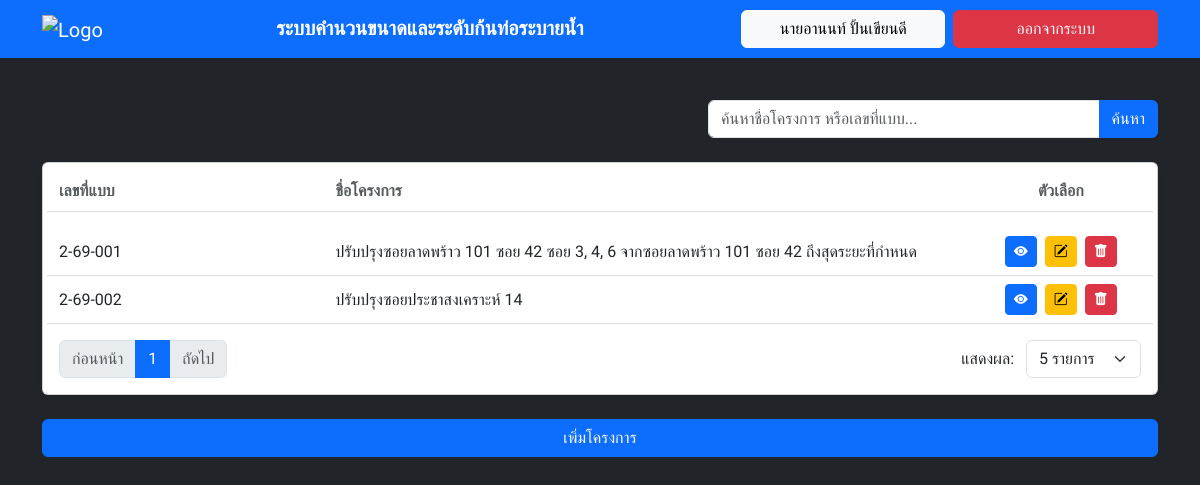
The app's page /index (signed in) with its own data.
### app.py (models this page shows)
class Project(db.Model):
    id = db.Column(db.Integer, primary_key=True)
    project_name = db.Column(db.String(200), nullable=False)
    district = db.Column(db.String(100), nullable=False)
    year = db.Column(db.String(4), nullable=False)
    form_number = db.Column(db.String(50), nullable=False)
    original_level = db.Column(db.Float, nullable=False)
    improved_level = db.Column(db.Float, nullable=False)
    road_width = db.Column(db.Float, nullable=False)
    nearby_canal = db.Column(db.String(100))
    dredging_level = db.Column(db.Float)
    pump_influence = db.Column(db.String(100))
    cal_data = db.Column(db.Text)
    invert_data = db.Column(db.Text)
    map_data = db.Column(db.Text)
    design_data = db.Column(db.Text)
    user_id = db.Column(db.Integer, db.ForeignKey('user.id'), nullable=False)
    user = db.relationship('User', backref=db.backref('projects', lazy=True))

### app.py (the view)
@app.route('/index')
def index():
    if 'user' not in session:
        return redirect(url_for('login'))
    current_user = User.query.filter_by(email=session['user']).first()
    page = request.args.get('page', 1, type=int)
    per_page = request.args.get('per_page', 5, type=int)
    search_query = request.args.get('q', '').strip()
    query = Project.query.filter_by(user_id=current_user.id)
    if search_query:
        query = query.filter(
            (Project.project_name.contains(search_query)) |
            (Project.form_number.contains(search_query))
        )
    pagination = query.order_by(Project.id.desc()).paginate(page=page, per_page=per_page, error_out=False)
    projects = pagination.items
    return render_template('index.html', user=session['user'], projects=projects, pagination=pagination, per_page=per_page, search_query=search_query)

### app.py (called while the page is built)
@app.before_request
def log_request_info():
    print(f"Incoming Request: {request.method} {request.path}", flush=True)

### templates/index.html (shortened to what this page needs)
<!doctype html>
<html lang="th">
<head>
  <link href="https://cdn.jsdelivr.net/npm/bootstrap@5.3.3/dist/css/bootstrap.min.css" rel="stylesheet">
  <link rel="stylesheet" href="https://cdn.jsdelivr.net/npm/bootstrap-icons@1.11.3/font/bootstrap-icons.min.css">
</head>
<body class="bg-dark">
  <nav class="navbar navbar-expand-lg navbar-dark bg-primary fixed-top shadow-sm py-2">
    <div class="container">
      <a class="navbar-brand" href="https://dds.bangkok.go.th">
        <img src="https://dds.bangkok.go.th/images/DDS_Logo_500.png" alt="Logo" style="height: 40px;">
      </a>
      <div class="collapse navbar-collapse" id="navbarContent">
        <div class="row w-100 align-items-center g-3 ms-auto">
          <div class="col-12 col-lg-7 text-center">
            <span class="h5 fw-bold text-white my-3 my-lg-0">
              ระบบคำนวนขนาดและระดับก้นท่อระบายน้ำ
            </span>
          </div>
          <div class="col-12 col-lg-5">
            <div class="row g-2">
              <div class="col-12 col-sm-6">
                <a href="#" class="btn btn-light w-100">{{ session.get('user_name', session['user']) }}</a>
              </div>
              <div class="col-12 col-sm-6">
                <a href="{{ url_for('logout') }}" class="btn btn-danger text-light w-100">ออกจากระบบ</a>
              </div>
            </div>
          </div>
        </div>
      </div>
    </div>
  </nav>
  <main class="container">
    <div class="d-flex justify-content-end mb-4">
      <form action="{{ url_for('index') }}" method="get" class="input-group" style="max-width: 450px;">
        <input type="text" name="q" class="form-control" placeholder="ค้นหาชื่อโครงการ หรือเลขที่แบบ..."
          value="{{ search_query }}">
        <button class="btn btn-primary" type="submit">ค้นหา</button>
      </form>
    </div>
    <div class="card shadow-sm mb-4">
      <div class="card-body">
        <div class="row fw-bold border-bottom pb-2 mb-3 text-muted">
          <div class="col-4 col-md-3">เลขที่แบบ</div>
          <div class="col-8 col-md-7">ชื่อโครงการ</div>
          <div class="col-12 col-md-2 text-md-center mt-2 mt-md-0">ตัวเลือก</div>
        </div>
        {% if projects %}
        {% for project in projects %}
        <div class="row align-items-center py-2 border-bottom">
          <div class="col-4 col-md-3">{{ project.form_number }}</div>
          <div class="col-8 col-md-7">{{ project.project_name }}</div>
          <div class="col-12 col-md-2 text-md-center mt-2 mt-md-0">
            <a href="{{ url_for('report', project_id=project.id, mode='view') }}" class="btn btn-primary btn-sm me-1"
              title="ดูรายละเอียด"><i class="bi bi-eye-fill"></i></a>
            <a href="{{ url_for('edit_project', project_id=project.id) }}" class="btn btn-warning btn-sm me-1"
              title="แก้ไข"><i class="bi bi-pencil-square"></i></a>
            <form action="{{ url_for('delete_project', project_id=project.id) }}" method="POST" class="d-inline"
              onsubmit="return confirm('คุณแน่ใจว่าต้องการลบโครงการนี้?');">
              <button type="submit" class="btn btn-danger btn-sm" title="ลบ"><i class="bi bi-trash-fill"></i></button>
            </form>
          </div>
        </div>
        {% endfor %}
        {% else %}
        <div class="alert alert-info text-center mt-3">
          ยังไม่มีโครงการที่ออกแบบไว้
        </div>
        {% endif %}
        {% if projects %}
        <div class="row mt-3 align-items-center">
          <div class="col-md-6">
            <nav aria-label="Page navigation">
              <ul class="pagination mb-0">
                <li class="page-item {{ 'disabled' if not pagination.has_prev }}">
                  <a class="page-link"
                    href="{{ url_for('index', page=pagination.prev_num, per_page=per_page, q=search_query) if pagination.has_prev else '#' }}">ก่อนหน้า</a>
                </li>
                {% for page_num in pagination.iter_pages() %}
                {% if page_num %}
                <li class="page-item {{ 'active' if page_num == pagination.page }}">
                  <a class="page-link"
                    href="{{ url_for('index', page=page_num, per_page=per_page, q=search_query) }}">{{ page_num
                    }}</a>
                </li>
                {% else %}
                <li class="page-item disabled"><span class="page-link">...</span></li>
                {% endif %}
                {% endfor %}
                <li class="page-item {{ 'disabled' if not pagination.has_next }}">
                  <a class="page-link"
                    href="{{ url_for('index', page=pagination.next_num, per_page=per_page, q=search_query) if pagination.has_next else '#' }}">ถัดไป</a>
                </li>
              </ul>
            </nav>
          </div>
          <div class="col-md-6 text-md-end mt-2 mt-md-0">
            <form action="{{ url_for('index') }}" method="get" class="d-inline-block">
              <label class="me-2">แสดงผล:</label>
              <select name="per_page" class="form-select d-inline-block w-auto" onchange="this.form.submit()">
                <option value="5" {{ 'selected' if per_page==5 }}>5 รายการ</option>
              </select>
            </form>
          </div>
        </div>
        {% endif %}
      </div>
    </div>
    <div class="col-12 text-md-center mt-2 mt-md-0">
      <a href="{{ url_for('project_info') }}" class="btn btn-primary text-light w-100"
        onclick="localStorage.removeItem('projectInfoData'); localStorage.removeItem('polygonData'); localStorage.removeItem('polylineData'); localStorage.removeItem('mapPageTableData');">เพิ่มโครงการ</a>
    </div>
  </main>
</body>
</html>

### templates/index.html (style rules this page uses)
body { font-family: 'Sarabun', sans-serif; padding-top: 100px; }

### records on screen
Project: form_number "2-69-001", project_name "ปรับปรุงซอยลาดพร้าว 101 ซอย 42 ซอย 3, 4, 6 จากซอยลาดพร้าว 101 ซอย 42 ถึงสุดระยะที่กำหนด"
Project: form_number "2-69-002", project_name "ปรับปรุงซอยประชาสงเคราะห์ 14"

### other values on screen
{{ session.get('user_name', session['user']) }} "นายอานนท์ ปั้นเขียนดี"
{{ page_num }} "1"
